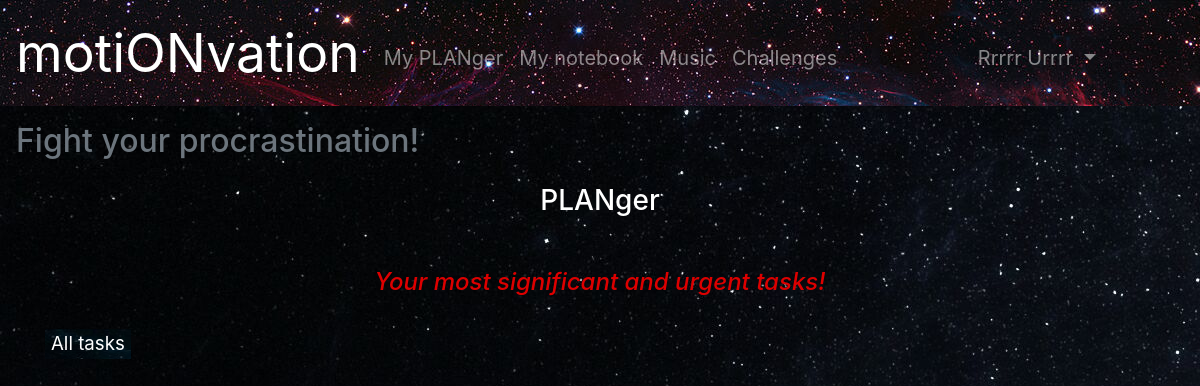
/planger (signed in), run on an earlier commit of the app's database.
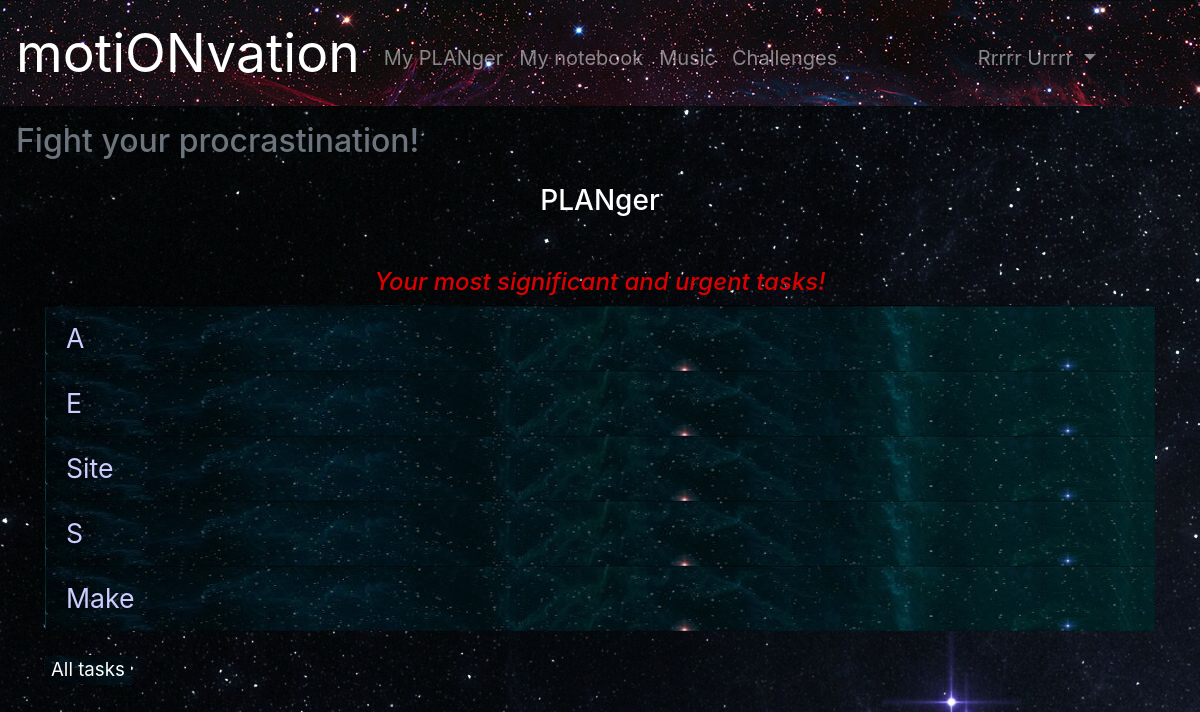
And on a later commit of the database.
### motionvation/data/models/tasks.py (models this page shows)
class Task(SqlAlchemyBase, SerializerMixin):
    __tablename__ = 'tasks'
    id = Column(Integer, primary_key=True, autoincrement=True)
    title = Column(String, nullable=True)
    description = Column(String, nullable=True)
    priority = Column(String, nullable=True)
    category_id = Column(Integer, ForeignKey('categories.id'))
    user_id = Column(Integer, ForeignKey('users.id'))
    user = orm.relation('User')
    category = orm.relation('Category')

### motionvation/application.py (the view)
@app.route('/planger')
@login_required
def index():
    db = db_session.create_session()
    tasks = db.query(Task).filter(Task.user == current_user, Task.priority == 10).all().copy()
    for i in range(9, 0, -1):
        if len(tasks) < 5:
            tasks += db.query(Task).filter(Task.user == current_user, Task.priority == i).all().copy()
    if len(tasks) > 5:
        tasks = tasks[:5]
    return render_template('planger.html', tasks=tasks, title='Your PLANger', text="Your most significant and urgent tasks!", useracc=(current_user.name + ' ' + current_user.surname))

### motionvation/application.py (called while the page is built)
@login_manager.user_loader
def load_user(user_id):
    db = db_session.create_session()
    return db.query(User).get(user_id)

### motionvation/data/db_session.py (called while the page is built)
def create_session() -> orm.Session:
    global __factory
    return __factory()

### motionvation/templates/planger.html
{% extends 'base.html' %}
{% block content %}
    <h3 class="text-center">PLANger</h3>
    <h4 class="font-italic text-center">{{text}}</h4>
    <div class="container">
        <ul class="list-group">
            {% for task in tasks %}
            <li class="list-group-item list-group-flush list-group-color"><a href="tasks/{{ task.id }}"  class="note-manual">{{ task.title }}</a></li>
            {% endfor %}
        </ul>
        <br>
        <button type="button" class="button button-note"><a href="/tasks" class='button-note-text'>All tasks</a></button>
    </div>
{% endblock %}

What changed in the data, as far as the page shows it:
added Task: title "A"
added Task: title "E"
added Task: title "Site"
added Task: title "S"
added Task: title "Make"
